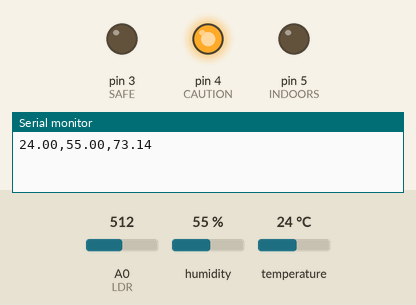
Recording of a sketch running on a simulated Arduino Uno, built with avr-gcc and run on an emulated ATmega328P. On the bench: output pins drawn as LEDs (lit = HIGH), the last lines printed to the serial monitor. The test bench sets the inputs (shaded band); at power-on: A0 (LDR) = 512, humidity 55 %, temperature 24 °C.

Above: at 2.2 s.
2.3 s: A0 (LDR) set to 542
At 4.3 s:
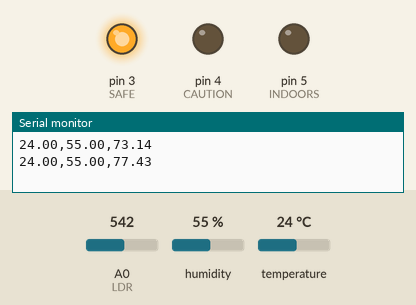
4.6 s: A0 (LDR) set to 306
At 6.4 s:
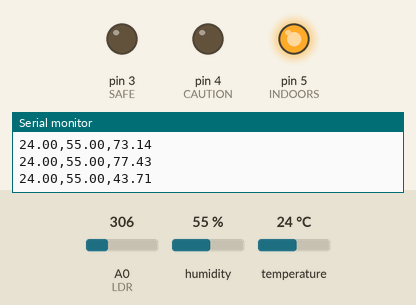
6.7 s: A0 (LDR) set to 326
At 8.3 s:
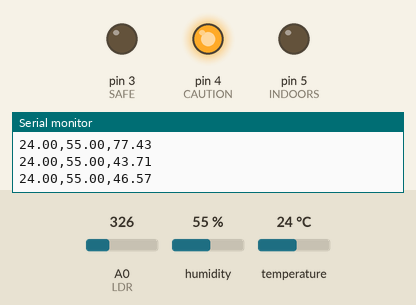
8.8 s: A0 (LDR) set to 122
At 10.2 s:
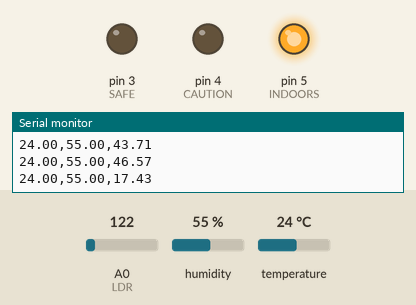
Timing chart, 0 to 11.8 s (numbered marks = the images above; inputs shaded):
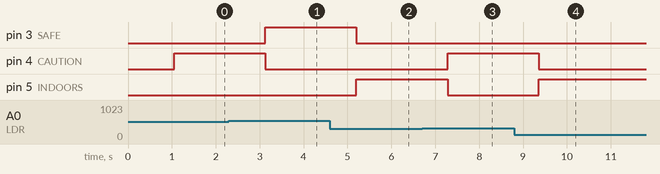

Measured:
- the behaviour switches between 525 and 526 on A0 (LDR) (found by bisection; images 0 and 1)
- the behaviour switches between 315 and 316 on A0 (LDR) (found by bisection; images 2 and 3)
- after the input at 2.3 s, pin 3 (SAFE): LOW → HIGH after 0.83 s; pin 4 (CAUTION): HIGH → LOW after 0.83 s
- after the input at 4.6 s, pin 3 (SAFE): HIGH → LOW after 0.60 s; pin 5 (INDOORS): LOW → HIGH after 0.60 s
- after the input at 6.7 s, pin 4 (CAUTION): LOW → HIGH after 0.58 s; pin 5 (INDOORS): HIGH → LOW after 0.58 s
- after the input at 8.8 s, pin 4 (CAUTION): HIGH → LOW after 0.55 s; pin 5 (INDOORS): LOW → HIGH after 0.55 s

The sketch:

P09_Dust-Storm-School-Alert.ino
```cpp
/* PROJECT 9 - DUST STORM SCHOOL ALERT  (11.B Group 2)
   Dust in the air blocks sunlight. The LDR compares today's light with a
   clear day: GREEN safe, YELLOW caution, RED = keep students indoors.
   The DHT11 adds temperature and humidity to the Serial Plotter.        */
#include <DHT.h>
#define DHTPIN  2
#define DHTTYPE DHT11
DHT dht(DHTPIN, DHTTYPE);

const int LDR = A0;
const int SAFE = 3, CAUTION = 4, INDOORS = 5;   // LEDs (each through 220 ohm)

// ---- CALIBRATE: LDR reading on a CLEAR day at the same hour ----
const int CLEAR_DAY = 700;

void setup() {
  Serial.begin(9600);
  dht.begin();
  pinMode(SAFE, OUTPUT); pinMode(CAUTION, OUTPUT); pinMode(INDOORS, OUTPUT);
  delay(1000);
}

void loop() {
  long sum = 0;
  for (int i = 0; i < 10; i++) { sum += analogRead(LDR); delay(5); }
  int light = sum / 10;
  float percent = 100.0 * light / CLEAR_DAY;   // % of a clear day's light

  digitalWrite(SAFE,    percent >  75);
  digitalWrite(CAUTION, percent <= 75 && percent > 45);
  digitalWrite(INDOORS, percent <= 45);

  float t = dht.readTemperature();
  float h = dht.readHumidity();
  if (isnan(t) || isnan(h)) { t = 0; h = 0; }   // keep the plotter running

  // numbers only -> Tools > Serial Plotter draws three lines
  Serial.print(t); Serial.print(",");
  Serial.print(h); Serial.print(",");
  Serial.println(percent);
  delay(2000);                                  // DHT11: never faster than 2 s
}
```
